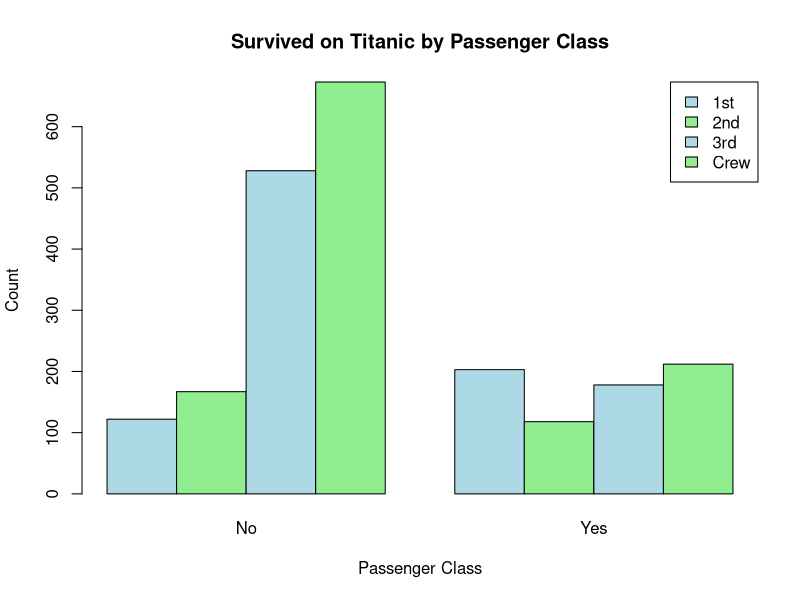

Here is the R script that generated this plot: (Note: this script raises an error after producing the figure.)
data("Titanic")
survival_counts <- apply(Titanic, c("Class", "Survived"), sum)
barplot(survival_counts, beside = TRUE,
        col = c("lightblue", "lightgreen"),
        legend.text = TRUE,
        args.legend = list(x = "topright"),
        main = "Survived on Titanic by Passenger Class",
        xlab = "Passenger Class", ylab = "Count")
S
survival_counts <- apply(Titanic, c(2, 4, 1), sum)
survival_matrix <- as.matrix(survival_counts)
barplot(survival_matrix, beside = TRUE, col = c("lightblue", "lightgreen"),
        main = "Survived on Titanic by Passenger Class and Gender",
        xlab = "Passenger Class", ylab = "Count",
        legend.text = TRUE, args.legend = list(x = "topright"),
        legend = colnames(survival_matrix))

titanic_df <- as.data.frame(Titanic)
age_data <- as.numeric(na.omit(titanic_df$Age))
hist(age_data, col = "lightblue", breaks = 20,
     main = "Distribution of Age in Titanic Dataset",
     xlab = "Age", ylab = "Frequency")